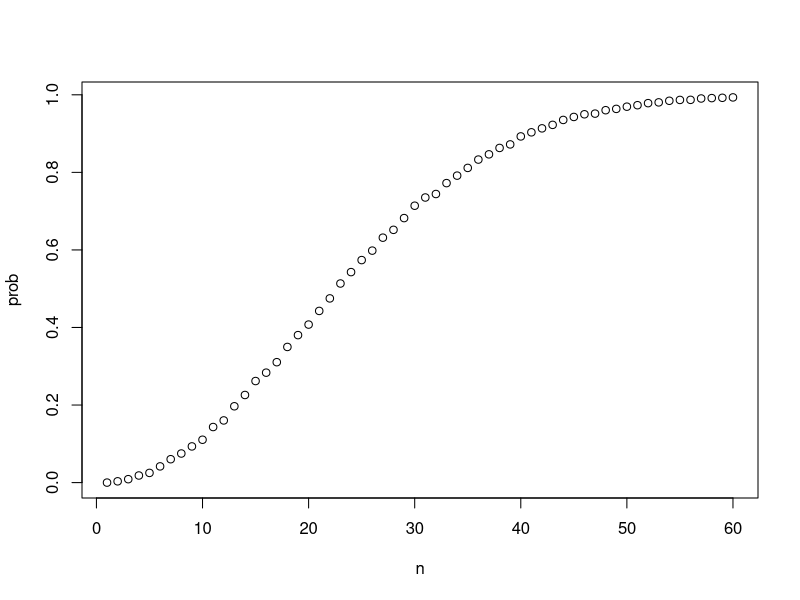
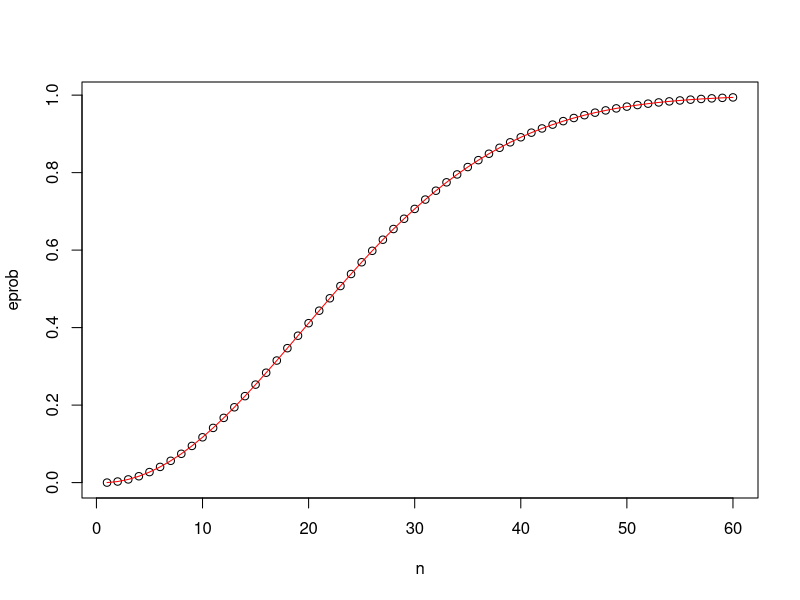

Recreate these plots in R, in order.
rm(list = ls())
n <- 50
#sample out 50 random birthdays
#bdays <- sample(1:365, n, replace = TRUE)

#this function that we wrote accepts a scalar n (this we know by the usage of n)
#THIS FUNCTION USES A MONTE CARLO SIMULATION
compute_prob <- function(n, B = 10000){
  same_day <- replicate(10000, {
    bdays <- sample(1:365, n, replace = TRUE)
    any(duplicated(bdays))
  })
  mean(same_day)
}

n <- seq(1,60)   #this is for the no of people who have common bdat in one simulation run

#Assigns to each element of prob,
#the probability of two people having the same birthday for that n.
prob <- sapply(n, compute_prob)
plot(n, prob)

#without using MONTE CARLO SIMULATIONS
exact_prob <- function(n){
  prob_unique <- seq(365, 365-n+1)/ 365
  1- prod(prob_unique)
}

eprob  <- sapply(n, exact_prob)
plot(n,eprob)
lines(n, eprob, col = "red")



